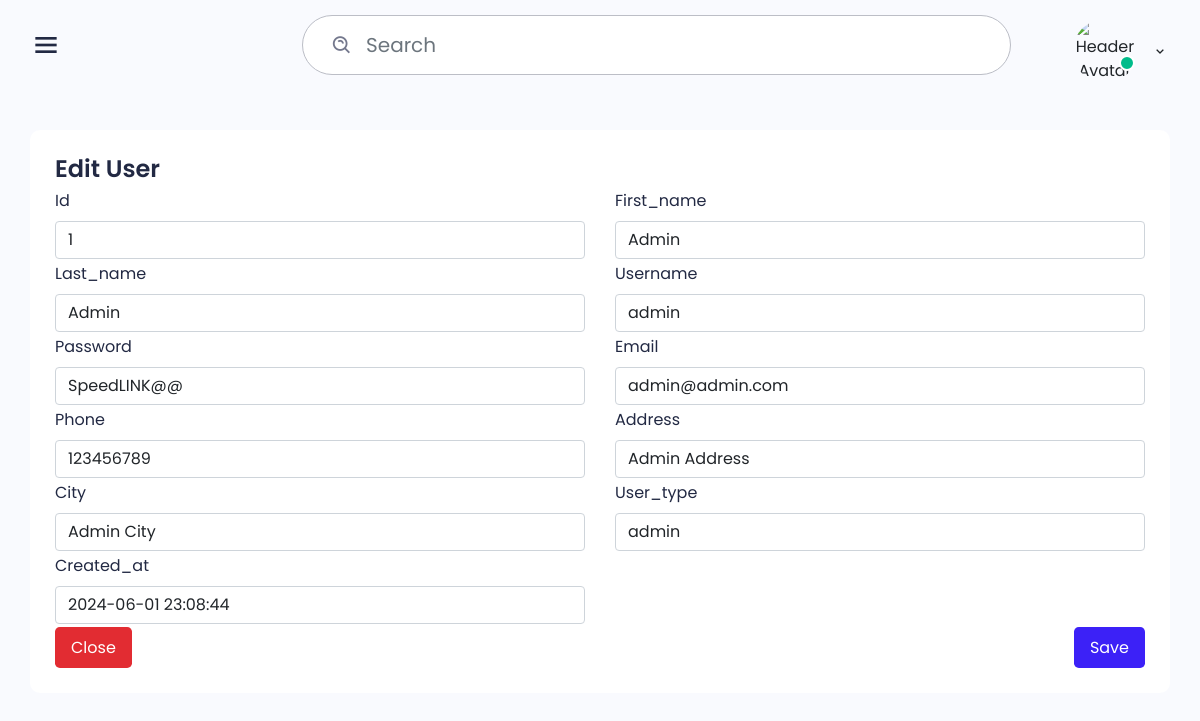
The app's page /e/user/1 (signed in) with its own data.
### app.py (models this page shows)
class User(db.Model):
      id = db.Column(db.Integer, primary_key=True)
      first_name = db.Column(db.String(80), nullable=False)
      last_name = db.Column(db.String(80), nullable=False)
      username = db.Column(db.String(80), nullable=False, unique=True)
      password = db.Column(db.String(80), nullable=False)
      email = db.Column(db.String(120), nullable=False, unique=True)
      phone = db.Column(db.String(80), nullable=False)
      address = db.Column(db.String(80), nullable=False)
      city = db.Column(db.String(80), nullable=False)
      user_type = db.Column(db.String(80), nullable=False)  # Admin, shipper, delivery
      created_at = db.Column(db.DateTime, server_default=db.func.now())

### app.py (the view, shortened to what this page needs)
@app.route('/e/<table>/<int:id>', methods=['GET', 'POST'])
def edit_record(table, id):
    if not session.get('logged_in'):
        return redirect(url_for('admin_login'))
    model = get_model_by_name(table)
    if not model:
        return f"Table '{table}' not found", 404
    record = model.query.get_or_404(id)
    return render_template('edit_record.html', record=record, table=table.capitalize())

### app.py (called while the page is built)
def getattr_filter(obj, attr):
    return getattr(obj, attr)

def get_model_by_name(name):
    return MODEL_MAPPING.get(name.lower())

### templates/edit_record.html (shortened to what this page needs)
{% extends 'base.html' %}
{% block content %}
<div class="row">
    <div class="col-12">
        <div class="box">
            <div class="box-header">
                <h3 class="box-title">Edit {{ table }}</h3>
            </div>
            <form method="POST">
                <div class="box-body">
                    <div class="row">
                        {% for field in record.__table__.columns %}
                        <div class="col-md-6 col-sm-12 mb-3">
                            <div class="form-group">
                                <label class="form-label">{{ field.name | capitalize }}</label>
                                {% if field.type.python_type == datetime %}
                                <input class="form-control" type="datetime-local" name="{{ field.name }}" value="{{ record|getattr(field.name)|strftime('%Y-%m-%dT%H:%M:%S') }}">
                                {% else %}
                                <input class="form-control" type="text" name="{{ field.name }}" value="{{ record|getattr(field.name) }}">
                                {% endif %}
                            </div>
                        </div>
                        {% endfor %}
                    </div>
                </div>
                <div class="box-footer d-flex justify-content-between">
                    <a href="#" class="btn btn-danger btn-lg fs-16">Close</a>
                    <button class="btn btn-primary btn-lg fs-16" type="submit">Save</button>
                </div>
            </form>
        </div>
    </div>
</div>
{% endblock %}

### static/css/grid.css (style rules this page uses)
.row { display: flex; flex-wrap: wrap; margin: 0 -15px; }
[class*="col-"] { padding: 0 15px; margin-bottom: 40px; }
.col-12 { width: 100%; }
@media only screen and (max-width: 1280px) { .col-md-6 { width: 50%; } }

### records on screen
User: columns "1" "Admin" "Admin" "admin" "SpeedLINK@@" "admin@admin.com" "123456789" "Admin Address" "Admin City" "admin" "2024-06-01 23:08:44"

### other values on screen
{{ table }} "User"
{{ field.name | capitalize }} "Id" "First_name" "Last_name" "Username" "Password" "Email" "Phone" "Address" "City" "User_type" "Created_at"
